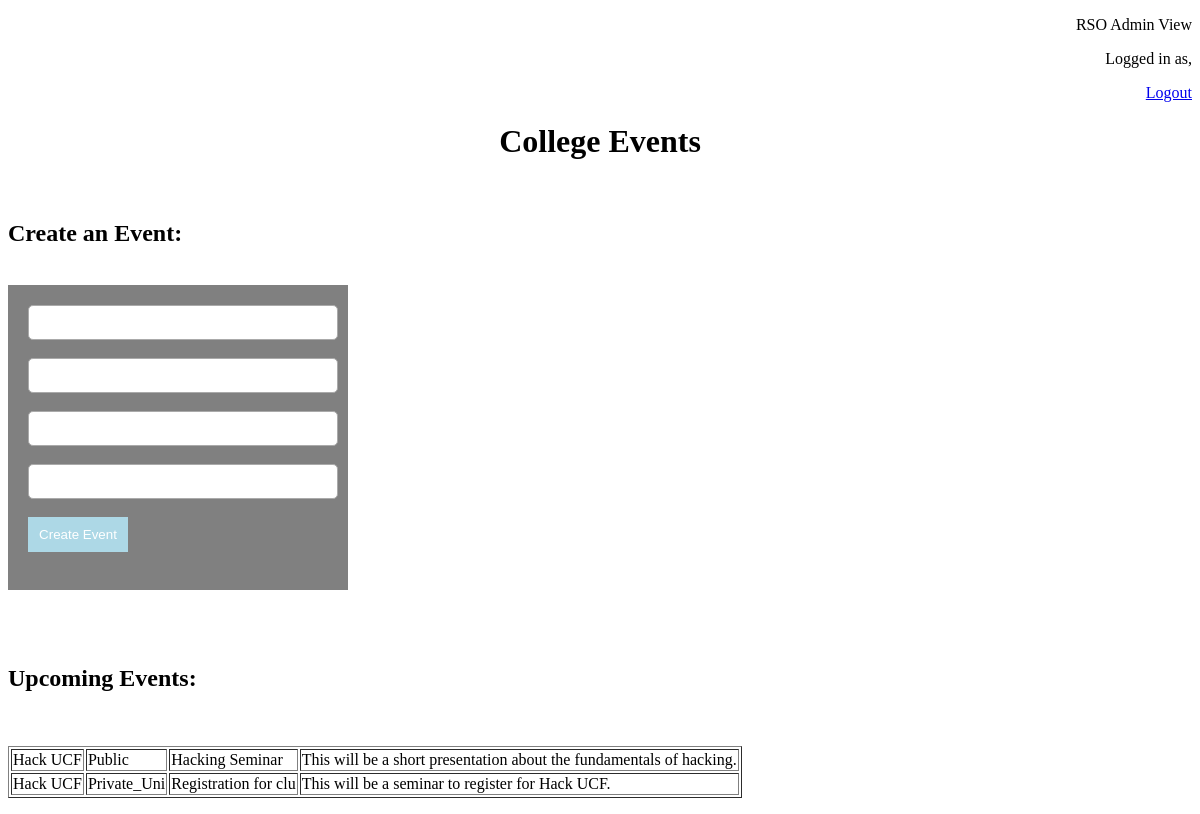
/PHP-Files/admin-index.php (signed in), run on an earlier commit of the app's database.
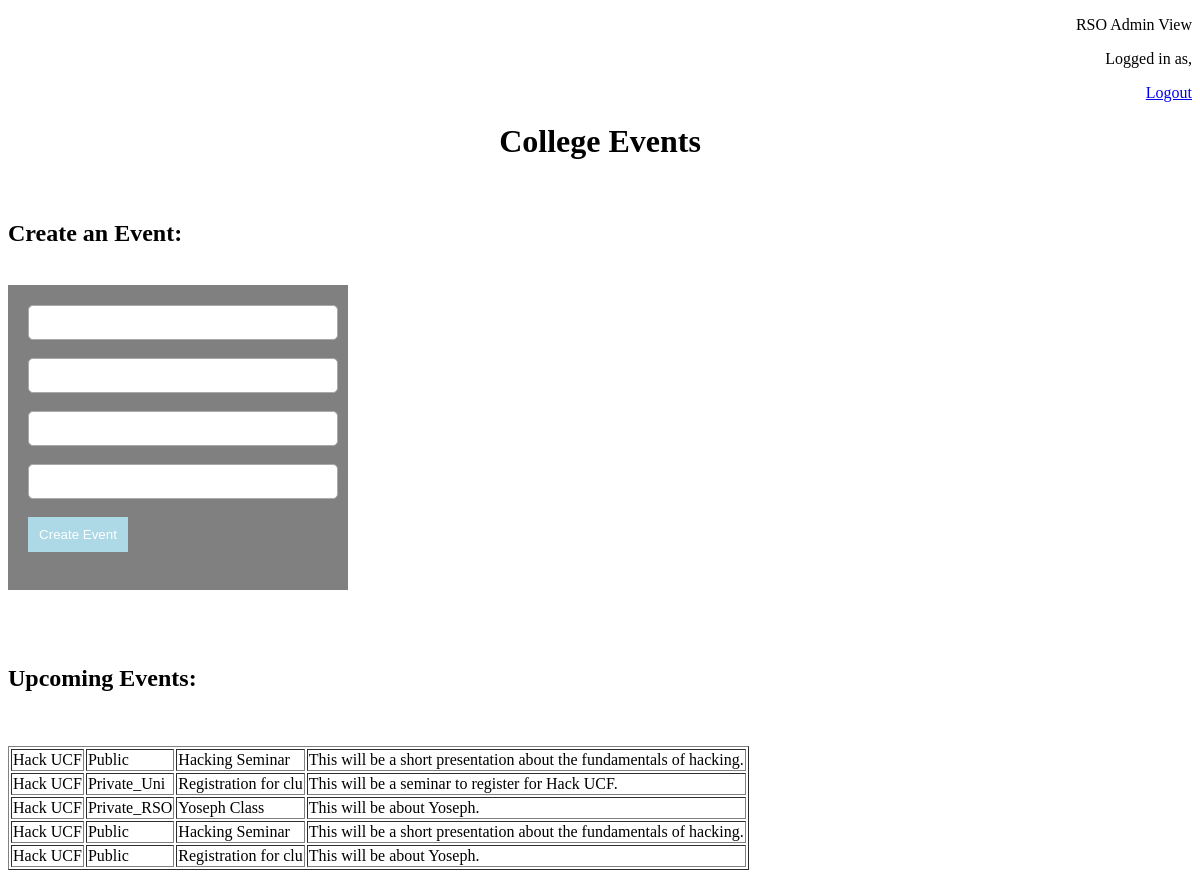
And on a later commit of the database.
### tables this page shows
CREATE TABLE `events` (
  `event_id` int(11) NOT NULL,
  `location_id` int(11) NOT NULL,
  `event_name` varchar(20) NOT NULL,
  `start_date_time` datetime DEFAULT NULL,
  `event_description` text NOT NULL,
  `event_type` set('Public','Private_Uni','Private_RSO','') NOT NULL,
  `rso_name` varchar(30) NOT NULL
);

### PHP-Files/functions.php (called while the page is built, shortened)
<?php
function load_events($con)
{
	$query = "select * from events";
	$result = mysqli_query($con,$query);
	return $result;
}

### PHP-Files/admin-index.php (the view, shortened to what this page needs)
<?php
	include("connection.php");
	include("functions.php");
	$user_data = check_login($con);
	$event_data = load_events($con);
?>
<!DOCTYPE html>
<html>
<head>
</head>
<body>
	<div style="text-align:right">
	<p>RSO Admin View</p>
	<p>Logged in as, <?php echo $user_data['rso_name']; ?></p>
	<a href="logout.php">Logout</a>
	</div>
	<h1 style="text-align:center">College Events</h1>
	<br>
	<h2>Create an Event:</h2>
	<br>
	<div id="box">
		<form method="post">
			<input id="text" type="text" name="rso_name"><br><br>
			<input id="text" type="text" name="event_type"><br><br>
			<input id="text" type="text" name="event_name"><br><br>
			<input id="text" type="text" name="event_description"><br><br>
			<input id="button" type="submit" value="Create Event"><br><br>
		</form>
	</div>
	<br><br><br><br><br><br><br><br><br><br><br><br><br><br><br><br><br><br><br><br>
	<h2>Upcoming Events:</h2><br>
	<p><?php echo "<table border ='1px'>";
	while($event = mysqli_fetch_array($event_data))
	{
		echo "<tr>";
		echo "<td> {$event['rso_name']} </td>";
		echo "<td> {$event['event_type']} </td>";
		echo "<td> {$event['event_name']} </td>";
		echo "<td> {$event['event_description']} </td>";
		echo "</tr>";
	}
	echo "</table>"; ?></p>
</body>
</html>

### PHP-Files/admin-index.php (style rules this page uses)
#text { height: 25px; border-radius: 5px; padding: 4px; border: solid thin #aaa; width: 100%; }
#button { padding: 10px; width: 100px; color: white; background-color: lightblue; border: none; }
#box { float: left; background-color: grey; margin: auto; width: 300px; padding: 20px; }

What changed in the data, as far as the page shows it:
added events: rso_name "Hack UCF", event_type "Private_RSO", event_name "Yoseph Class", event_description "This will be about Yoseph."
added events: rso_name "Hack UCF", event_type "Public", event_name "Hacking Seminar", event_description "This will be a short presentation about the fundamentals of hacking."
added events: rso_name "Hack UCF", event_type "Public", event_name "Registration for clu", event_description "This will be about Yoseph."
